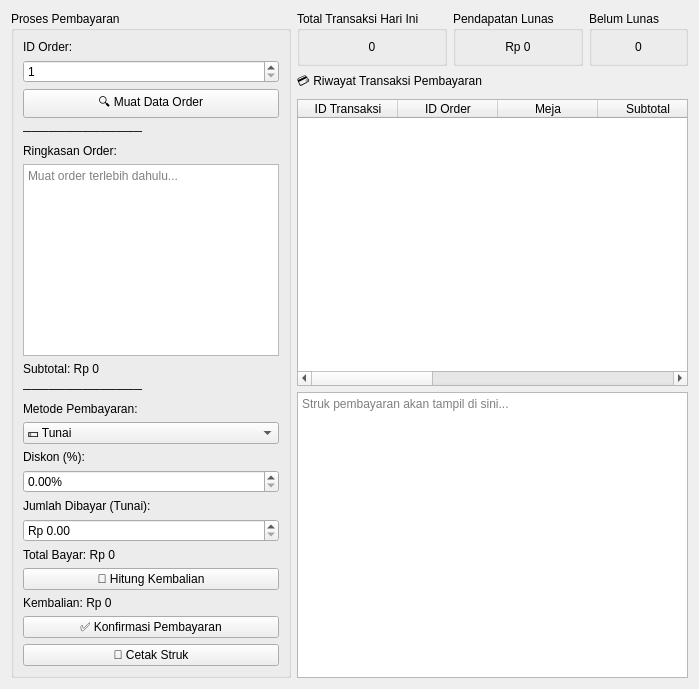
          <widget class="QWidget" name="pembayaranSubTab">
           <attribute name="title">
            <string>💳 Pembayaran</string>
           </attribute>
           <layout class="QHBoxLayout" name="pembayaranLayout">
            <item>
             <widget class="QGroupBox" name="pembayaranFormBox">
              <property name="title">
               <string>Proses Pembayaran</string>
              </property>
              <layout class="QVBoxLayout" name="pembayaranFormLayout">
               <item>
                <widget class="QLabel" name="lblPembOrderId">
                 <property name="text">
                  <string>ID Order:</string>
                 </property>
                </widget>
               </item>
               <item>
                <widget class="QSpinBox" name="inputPembOrderId">
                 <property name="minimum">
                  <number>1</number>
                 </property>
                 <property name="maximum">
                  <number>99999</number>
                 </property>
                </widget>
               </item>
               <item>
                <widget class="QPushButton" name="btnMuatOrder">
                 <property name="text">
                  <string>🔍 Muat Data Order</string>
                 </property>
                </widget>
               </item>
               <item>
                <widget class="QLabel" name="lblPembSep1">
                 <property name="text">
                  <string>──────────────</string>
                 </property>
                </widget>
               </item>
               <item>
                <widget class="QLabel" name="lblPembRingkasan">
                 <property name="text">
                  <string>Ringkasan Order:</string>
                 </property>
                </widget>
               </item>
               <item>
                <widget class="QTextEdit" name="pembRingkasanDisplay">
                 <property name="readOnly">
                  <bool>true</bool>
                 </property>
                 <property name="placeholderText">
                  <string>Muat order terlebih dahulu...</string>
                 </property>
                </widget>
               </item>
               <item>
                <widget class="QLabel" name="lblPembSubtotal">
                 <property name="text">
                  <string>Subtotal: Rp 0</string>
                 </property>
                </widget>
               </item>
               <item>
                <widget class="QLabel" name="lblPembSep2">
                 <property name="text">
                  <string>──────────────</string>
                 </property>
                </widget>
               </item>
               <item>
                <widget class="QLabel" name="lblPembMetode">
                 <property name="text">
                  <string>Metode Pembayaran:</string>
                 </property>
                </widget>
               </item>
               <item>
                <widget class="QComboBox" name="inputPembMetode">
                 <item>
                  <property name="text">
                   <string>💵 Tunai</string>
                  </property>
                 </item>
                 <item>
                  <property name="text">
                   <string>💳 Kartu Debit/Kredit</string>
                  </property>
                 </item>
                 <item>
                  <property name="text">
                   <string>📱 Transfer/QRIS</string>
                  </property>
                 </item>
                 <item>
                  <property name="text">
                   <string>🎟 Voucher</string>
                  </property>
                 </item>
                </widget>
               </item>
               <item>
                <widget class="QLabel" name="lblPembDiskon">
                 <property name="text">
                  <string>Diskon (%):</string>
                 </property>
                </widget>
               </item>
               <item>
                <widget class="QDoubleSpinBox" name="inputPembDiskon">
                 <property name="suffix">
                  <string>%</string>
                 </property>
                 <property name="minimum">
                  <double>0.000000000000000</double>
                 </property>
                 <property name="maximum">
                  <double>100.000000000000000</double>
                 </property>
                 <property name="singleStep">
                  <double>5.000000000000000</double>
                 </property>
                </widget>
               </item>
               <item>
                <widget class="QLabel" name="lblPembBayar">
                 <property name="text">
                  <string>Jumlah Dibayar (Tunai):</string>
                 </property>
                </widget>
               </item>
               <item>
                <widget class="QDoubleSpinBox" name="inputPembBayar">
                 <property name="prefix">
                  <string>Rp </string>
                 </property>
                 <property name="minimum">
                  <double>0.000000000000000</double>
                 </property>
                 <property name="maximum">
                  <double>99999999.000000000000000</double>
                 </property>
                 <property name="singleStep">
                  <double>10000.000000000000000</double>
                 </property>
                </widget>
               </item>
               <item>
                <widget class="QLabel" name="lblPembTotal">
                 <property name="text">
                  <string>Total Bayar: Rp 0</string>
                 </property>
                </widget>
               </item>
               <item>
                <widget class="QPushButton" name="btnHitungKembalian">
                 <property name="text">
                  <string>🧮 Hitung Kembalian</string>
                 </property>
                </widget>
               </item>
               <item>
                <widget class="QLabel" name="lblPembKembalian">
                 <property name="text">
                  <string>Kembalian: Rp 0</string>
                 </property>
                </widget>
               </item>
               <item>
                <widget class="QPushButton" name="btnProsesPembayaran">
                 <property name="text">
                  <string>✅ Konfirmasi Pembayaran</string>
                 </property>
                </widget>
               </item>
               <item>
                <widget class="QPushButton" name="btnCetakStruk">
                 <property name="text">
                  <string>🧾 Cetak Struk</string>
                 </property>
                </widget>
               </item>
               <item>
                <spacer name="pembayaranFormSpacer">
                 <property name="orientation">
                  <enum>Qt::Orientation::Vertical</enum>
                 </property>
                 <property name="sizeHint" stdset="0">
                  <size>
                   <width>0</width>
                   <height>0</height>
                  </size>
                 </property>
                </spacer>
               </item>
              </layout>
             </widget>
            </item>
            <item>
             <layout class="QVBoxLayout" name="pembayaranRightLayout">
              <item>
               <layout class="QHBoxLayout" name="pembStatRow">
                <item>
                 <widget class="QGroupBox" name="pembStatBox1">
                  <property name="title">
                   <string>Total Transaksi Hari Ini</string>
                  </property>
                  <layout class="QVBoxLayout">
                   <item>
                    <widget class="QLabel" name="lblPembTotalTranx">
                     <property name="text">
                      <string>0</string>
                     </property>
                     <property name="alignment">
                      <set>Qt::AlignmentFlag::AlignCenter</set>
                     </property>
                    </widget>
                   </item>
                  </layout>
                 </widget>
                </item>
                <item>
                 <widget class="QGroupBox" name="pembStatBox2">
                  <property name="title">
                   <string>Pendapatan Lunas</string>
                  </property>
                  <layout class="QVBoxLayout">
                   <item>
                    <widget class="QLabel" name="lblPembPendapatan">
                     <property name="text">
                      <string>Rp 0</string>
                     </property>
                     <property name="alignment">
                      <set>Qt::AlignmentFlag::AlignCenter</set>
                     </property>
                    </widget>
                   </item>
                  </layout>
                 </widget>
                </item>
                <item>
                 <widget class="QGroupBox" name="pembStatBox3">
                  <property name="title">
                   <string>Belum Lunas</string>
                  </property>
                  <layout class="QVBoxLayout">
                   <item>
                    <widget class="QLabel" name="lblPembBelumLunas">
                     <property name="text">
                      <string>0</string>
                     </property>
                     <property name="alignment">
                      <set>Qt::AlignmentFlag::AlignCenter</set>
                     </property>
                    </widget>
                   </item>
                  </layout>
                 </widget>
                </item>
               </layout>
              </item>
              <item>
               <widget class="QLabel" name="lblTransaksiTitle">
                <property name="text">
                 <string>💳 Riwayat Transaksi Pembayaran</string>
                </property>
               </widget>
              </item>
              <item>
               <widget class="QTableWidget" name="transaksiTable">
                <property name="editTriggers">
                 <set>QAbstractItemView::EditTrigger::NoEditTriggers</set>
                </property>
                <property name="alternatingRowColors">
                 <bool>true</bool>
                </property>
                <property name="selectionBehavior">
                 <enum>QAbstractItemView::SelectionBehavior::SelectRows</enum>
                </property>
                <column>
                 <property name="text">
                  <string>ID Transaksi</string>
                 </property>
                </column>
                <column>
                 <property name="text">
                  <string>ID Order</string>
                 </property>
                </column>
                <column>
                 <property name="text">
                  <string>Meja</string>
                 </property>
                </column>
                <column>
                 <property name="text">
                  <string>Subtotal</string>
                 </property>
                </column>
                <column>
                 <property name="text">
                  <string>Diskon</string>
                 </property>
                </column>
                <column>
                 <property name="text">
                  <string>Total Bayar</string>
                 </property>
                </column>
                <column>
                 <property name="text">
                  <string>Metode</string>
                 </property>
                </column>
                <column>
                 <property name="text">
                  <string>Kembalian</string>
                 </property>
                </column>
                <column>
                 <property name="text">
                  <string>Waktu</string>
                 </property>
                </column>
               </widget>
              </item>
              <item>
               <widget class="QTextEdit" name="strukDisplay">
                <property name="readOnly">
                 <bool>true</bool>
                </property>
                <property name="placeholderText">
                 <string>Struk pembayaran akan tampil di sini...</string>
                </property>
                <property name="fontFamily" stdset="0">
                 <string>Courier New</string>
                </property>
               </widget>
              </item>
             </layout>
            </item>
           </layout>
          </widget>
